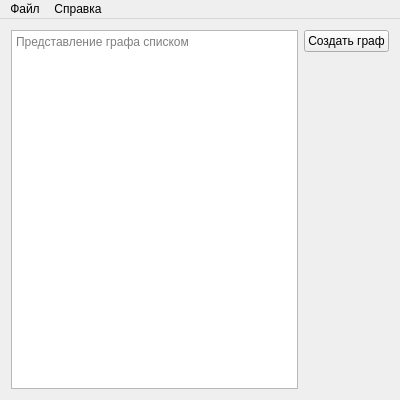
<?xml version="1.0" encoding="UTF-8"?>
<ui version="4.0">
 <class>MainWindow</class>
 <widget class="QMainWindow" name="MainWindow">
  <property name="geometry">
   <rect>
    <x>0</x>
    <y>0</y>
    <width>400</width>
    <height>400</height>
   </rect>
  </property>
  <property name="minimumSize">
   <size>
    <width>400</width>
    <height>400</height>
   </size>
  </property>
  <property name="maximumSize">
   <size>
    <width>400</width>
    <height>400</height>
   </size>
  </property>
  <property name="windowTitle">
   <string>MainWindow</string>
  </property>
  <widget class="QWidget" name="centralWidget">
   <layout class="QHBoxLayout" name="horizontalLayout">
    <item>
     <widget class="QPlainTextEdit" name="plainTextEdit">
      <property name="minimumSize">
       <size>
        <width>4</width>
        <height>0</height>
       </size>
      </property>
      <property name="placeholderText">
       <string>Представление графа списком</string>
      </property>
     </widget>
    </item>
    <item>
     <layout class="QVBoxLayout" name="verticalLayout">
      <item>
       <widget class="QPushButton" name="pushButton">
        <property name="text">
         <string>Создать граф</string>
        </property>
       </widget>
      </item>
      <item>
       <spacer name="verticalSpacer">
        <property name="orientation">
         <enum>Qt::Vertical</enum>
        </property>
        <property name="sizeHint" stdset="0">
         <size>
          <width>20</width>
          <height>40</height>
         </size>
        </property>
       </spacer>
      </item>
     </layout>
    </item>
   </layout>
  </widget>
  <widget class="QMenuBar" name="menuBar">
   <property name="geometry">
    <rect>
     <x>0</x>
     <y>0</y>
     <width>400</width>
     <height>21</height>
    </rect>
   </property>
   <widget class="QMenu" name="menu">
    <property name="title">
     <string>Файл</string>
    </property>
    <addaction name="create_graph"/>
    <addaction name="open_graph"/>
    <addaction name="open_format_graph"/>
   </widget>
   <widget class="QMenu" name="menu_2">
    <property name="title">
     <string>Справка</string>
    </property>
    <addaction name="program_info"/>
    <addaction name="auth_info"/>
    <addaction name="separator"/>
    <addaction name="action_2"/>
    <addaction name="action_3"/>
    <addaction name="action_4"/>
   </widget>
   <addaction name="menu"/>
   <addaction name="menu_2"/>
  </widget>
  <action name="open_graph">
   <property name="text">
    <string>Открыть простой граф (.txt)</string>
   </property>
  </action>
  <action name="create_graph">
   <property name="text">
    <string>Создать пустой граф</string>
   </property>
  </action>
  <action name="program_info">
   <property name="text">
    <string>О программе</string>
   </property>
  </action>
  <action name="auth_info">
   <property name="text">
    <string>Об авторе</string>
   </property>
  </action>
  <action name="open_format_graph">
   <property name="text">
    <string>Открыть форматированный граф (.grph)</string>
   </property>
  </action>
  <action name="action_2">
   <property name="text">
    <string>Создание графа</string>
   </property>
  </action>
  <action name="action_3">
   <property name="text">
    <string>Способы открытия и сохранения</string>
   </property>
  </action>
  <action name="action_4">
   <property name="text">
    <string>Синтаксис ввода </string>
   </property>
  </action>
  <action name="action">
   <property name="checkable">
    <bool>true</bool>
   </property>
   <property name="text">
    <string>оп</string>
   </property>
  </action>
 </widget>
 <layoutdefault spacing="6" margin="11"/>
 <resources/>
 <connections/>
</ui>
